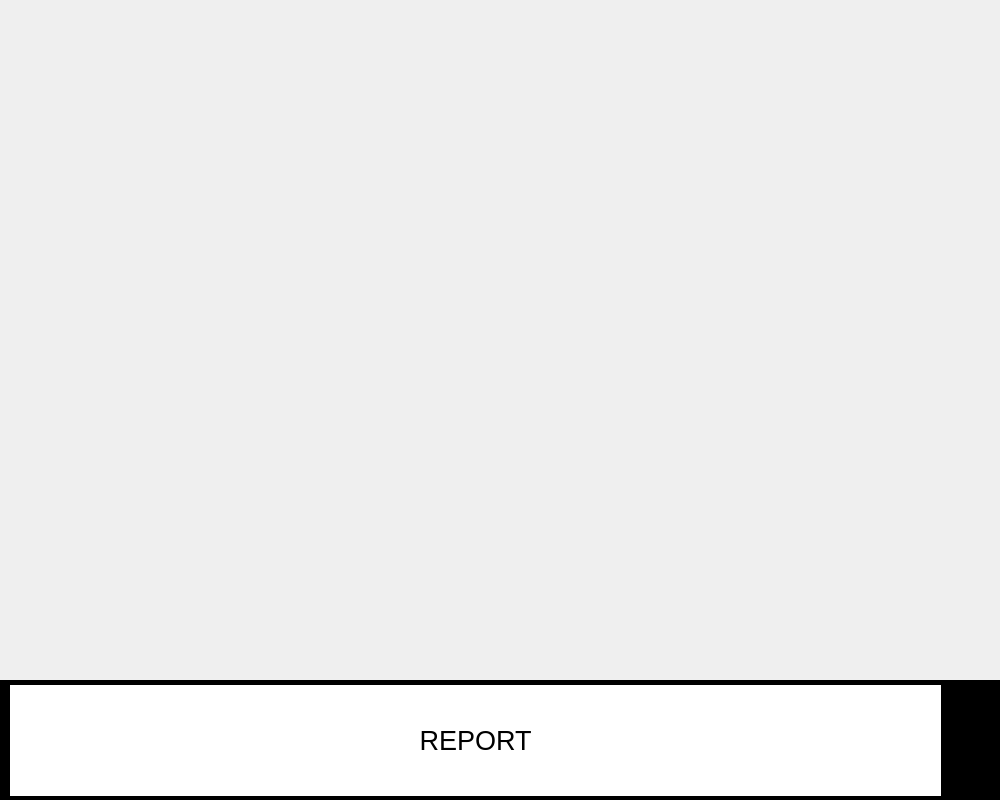
<?xml version="1.0" encoding="UTF-8"?>
<ui version="4.0">
 <class>Battle</class>
 <widget class="QMainWindow" name="Battle">
  <property name="geometry">
   <rect>
    <x>0</x>
    <y>0</y>
    <width>1000</width>
    <height>800</height>
   </rect>
  </property>
  <property name="sizePolicy">
   <sizepolicy hsizetype="Fixed" vsizetype="Fixed">
    <horstretch>0</horstretch>
    <verstretch>0</verstretch>
   </sizepolicy>
  </property>
  <property name="font">
   <font>
    <family>Nintendo DS BIOS</family>
   </font>
  </property>
  <property name="windowTitle">
   <string>MainWindow</string>
  </property>
  <widget class="QWidget" name="centralwidget">
   <widget class="QLabel" name="label">
    <property name="geometry">
     <rect>
      <x>0</x>
      <y>-10</y>
      <width>1580</width>
      <height>690</height>
     </rect>
    </property>
    <property name="styleSheet">
     <string notr="true">border-image: url(:/combate/res/b1.jpg);</string>
    </property>
    <property name="text">
     <string/>
    </property>
   </widget>
   <widget class="QLabel" name="label_2">
    <property name="geometry">
     <rect>
      <x>10</x>
      <y>685</y>
      <width>931</width>
      <height>111</height>
     </rect>
    </property>
    <property name="font">
     <font>
      <family>MS Shell Dlg 2</family>
      <pointsize>20</pointsize>
     </font>
    </property>
    <property name="styleSheet">
     <string notr="true">background: white;</string>
    </property>
    <property name="text">
     <string>REPORT</string>
    </property>
    <property name="alignment">
     <set>Qt::AlignCenter</set>
    </property>
   </widget>
   <widget class="QLabel" name="label_3">
    <property name="geometry">
     <rect>
      <x>-10</x>
      <y>680</y>
      <width>1011</width>
      <height>121</height>
     </rect>
    </property>
    <property name="styleSheet">
     <string notr="true">border-image: url(:/combate/res/text_box.png);
background: transparent;</string>
    </property>
    <property name="text">
     <string/>
    </property>
   </widget>
   <widget class="QLabel" name="label_4">
    <property name="geometry">
     <rect>
      <x>0</x>
      <y>680</y>
      <width>1001</width>
      <height>121</height>
     </rect>
    </property>
    <property name="styleSheet">
     <string notr="true">background: black;</string>
    </property>
    <property name="text">
     <string/>
    </property>
   </widget>
   <zorder>label_4</zorder>
   <zorder>label</zorder>
   <zorder>label_2</zorder>
   <zorder>label_3</zorder>
  </widget>
 </widget>
 <resources/>
 <connections/>
</ui>
